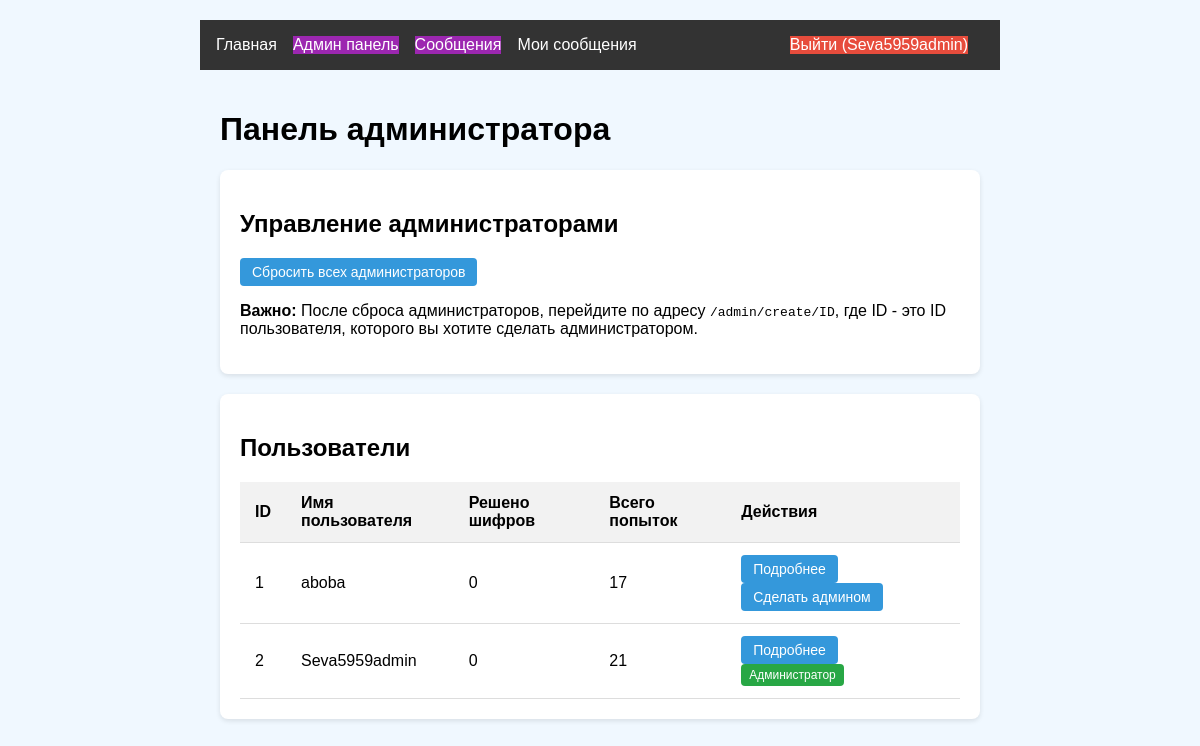
Page /admin/dashboard (signed in) on the committed database.
### models.py (models this page shows, shortened)
class User(UserMixin, db.Model):
    id = db.Column(db.Integer, primary_key=True)
    username = db.Column(db.String(64), unique=True)
    password_hash = db.Column(db.String(128))
    is_admin = db.Column(db.Boolean, default=False)

### app.py (the view)
@app.route('/admin/dashboard')
@login_required
def admin_dashboard():
    if not current_user.is_admin:
        abort(403)
    users = User.query.all()
    unread_count = AdminMessage.query.filter_by(read=False).count()
    user_messages_count = Message.query.filter_by(read=False).count()
    admin_messages_count = AdminMessage.query.filter_by(admin_id=current_user.id, read=False).count()
    return render_template('admin/dashboard.html',
                           users=users,
                           unread_count=unread_count,
                           user_messages_count=user_messages_count,
                           admin_messages_count=admin_messages_count)

### app.py (called while the page is built)
@login_manager.user_loader
def load_user(user_id):
    return User.query.get(int(user_id))

### templates/admin/dashboard.html (shortened to what this page needs)
{% extends "base.html" %}
{% block content %}
<div class="container admin-dashboard">
    <h1>Панель администратора</h1>
    <div class="admin-section">
        <h2>Управление администраторами</h2>
        <div class="admin-controls">
            <a href="{{ url_for('reset_all_admins') }}" class="admin-btn danger-btn" onclick="return confirm('Вы уверены, что хотите сбросить всех администраторов? После этого вам нужно будет заново назначить администратора.')">
                Сбросить всех администраторов
            </a>
            <p class="admin-note">
                <strong>Важно:</strong> После сброса администраторов, перейдите по адресу <code>/admin/create/ID</code>, где ID - это ID пользователя, которого вы хотите сделать администратором.
            </p>
        </div>
    </div>
    <div class="admin-section">
        <h2>Пользователи</h2>
        <table class="admin-table">
            <thead>
                <tr>
                    <th>ID</th>
                    <th>Имя пользователя</th>
                    <th>Решено шифров</th>
                    <th>Всего попыток</th>
                    <th>Действия</th>
                </tr>
            </thead>
            <tbody>
                {% for user in users %}
                <tr>
                    <td>{{ user.id }}</td>
                    <td>{{ user.username }}</td>
                    <td>{{ user.progress|selectattr('solved', 'eq', true)|list|length }}</td>
                    <td>{{ user.attempts|length }}</td>
                    <td>
                        <a href="{{ url_for('user_details', user_id=user.id) }}" class="admin-btn">Подробнее</a>
                        {% if not user.is_admin %}
                        <a href="{{ url_for('make_admin', user_id=user.id) }}" class="admin-btn admin-make-admin">Сделать админом</a>
                        {% else %}
                        <span class="admin-badge">Администратор</span>
                        {% endif %}
                    </td>
                </tr>
                {% endfor %}
            </tbody>
        </table>
    </div>
</div>
{% endblock %}

### templates/base.html (shortened to what this page needs)
<!DOCTYPE html>
<html lang="ru">
<head>
    <link rel="stylesheet" href="{{ url_for('static', filename='css/style.css') }}">
</head>
<body>
    <header>
        <nav>
            {% if current_user.is_authenticated %}
                <div class="nav-left">
                    <a href="{{ url_for('main_index') }}" class="nav-link">Главная</a>
                    <a href="{{ url_for('admin_dashboard') }}" class="nav-link {{ 'admin-link' if current_user.is_admin else 'disabled-link' }}">
                        Админ панель
                    </a>
                    {% if current_user.is_admin %}
                    <a href="{{ url_for('admin_messages') }}" class="nav-link admin-link">
                        Сообщения
                    </a>
                    {% endif %}
                    <a href="{{ url_for('user_messages') }}" class="nav-link">
                        Мои сообщения
                    </a>
                </div>
                <div class="nav-right">
                    <a href="{{ url_for('logout') }}" class="nav-link logout-btn">Выйти ({{ current_user.username }})</a>
                </div>
            {% else %}
                <div class="nav-left">
                    <a href="{{ url_for('login') }}" class="nav-link">Войти</a>
                    <a href="{{ url_for('register') }}" class="nav-link">Регистрация</a>
                </div>
            {% endif %}
        </nav>
    </header>
    <main>
        {% block content %}{% endblock %}
    </main>
</body>
</html>

### static/css/style.css (style rules this page uses)
body { font-family: Arial, sans-serif; max-width: 800px; margin: 0 auto; padding: 20px; background: #f0f8ff; }
nav { display: flex; background: #333; padding: 1rem; }
nav a { color: white; margin-right: 1rem; text-decoration: none; }
.nav-right { margin-left: auto; }
.admin-dashboard { max-width: 1200px; margin: 0 auto; padding: 20px; }
.admin-section { background: #fff; border-radius: 8px; padding: 20px; margin-bottom: 30px; box-shadow: 0 2px 10px rgba(0, 0, 0, 0.1); }
.admin-table { width: 100%; border-collapse: collapse; margin-top: 15px; }
.admin-table th, .admin-table td { padding: 12px 15px; text-align: left; border-bottom: 1px solid #eee; }
.admin-table th { background-color: #f8f9fa; font-weight: 600; }
.admin-btn { display: inline-block; padding: 6px 12px; background-color: #007bff; color: #fff; border-radius: 4px; text-decoration: none; margin-right: 5px; font-size: 14px; }
.admin-make-admin { background-color: #6c757d; }
.admin-badge { display: inline-block; padding: 4px 8px; background-color: #28a745; color: #fff; border-radius: 4px; font-size: 12px; }
.admin-link { background-color: #9c27b0; color: white !important; }
.nav-left, .nav-right { display: flex; align-items: center; }
.nav-left { margin-right: auto; }
.logout-btn { background-color: #e74c3c !important; color: white !important; transition: background-color 0.3s; }
.admin-section { background-color: white; border-radius: 8px; padding: 20px; margin-bottom: 20px; box-shadow: 0 2px 5px rgba(0, 0, 0, 0.1); }
.admin-table th, .admin-table td { padding: 12px 15px; text-align: left; border-bottom: 1px solid #ddd; }
.admin-table th { background-color: #f2f2f2; font-weight: bold; }
.admin-btn { display: inline-block; padding: 6px 12px; background-color: #3498db; color: white; border-radius: 4px; text-decoration: none; font-size: 14px; transition: background-color 0.3s; }

### rows in the picture
User: username "Seva5959admin", id "2", progress|selectattr "0", attempts|length "21", is_admin "Администратор"
User: id "1", username "aboba", progress|selectattr "0", attempts|length "17"
